Frame 1 (no input): blank canvas, image omitted
Frame 60 (no input): blank canvas, image omitted
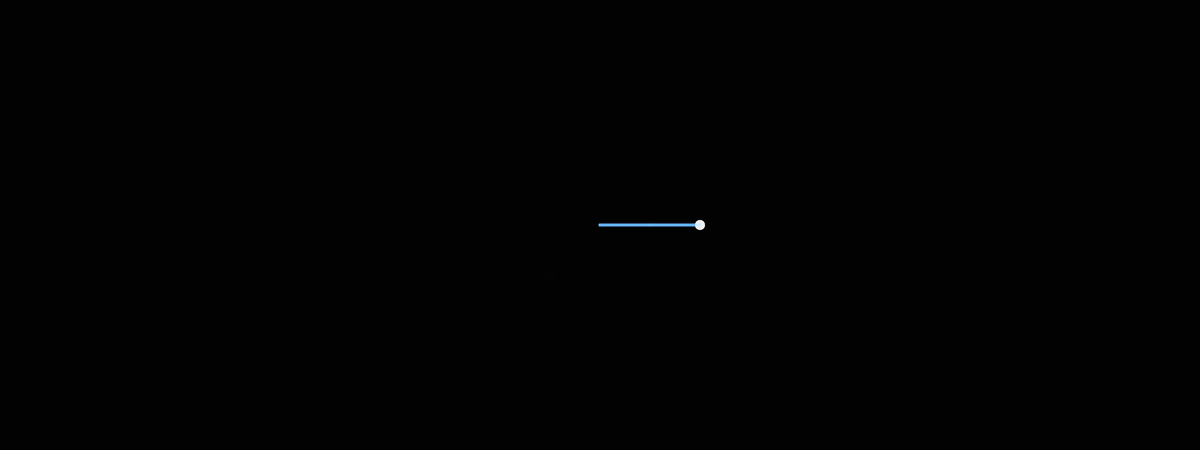
Frame 120 (the mouse pressed at the canvas centre since frame 60)

The p5.js sketch whose frames 1 and 60 were blank and that drew this single picture after the mouse press (run headless with seeded random() and noise() and a simulated clock; from frame 60 on, the mouse is pressed at the canvas centre):

// p5.js sketch
// ── sketch.js

let x, y;
let angle1 = 0.0;
let angle2 = 0.0;
let segLength = 100;

function setup() {
  createCanvas(2400, 900);  
  strokeWeight(30);
  stroke(255, 160);
  x = width * 0.5;
  y = height * 0.5;
}

function draw() {
  background(0, 40);

  // change
  let r = 150 + 105 * sin(frameCount * 0.03);
  let g = 200 + 55 * sin(frameCount * 0.05);
  stroke(r, g, 255, 200);

  let sw = map(mouseY, 0, height, 10, 40);
  strokeWeight(sw);

  angle1 = (mouseX / float(width) - 0.5) * -TWO_PI;
  angle2 = (mouseY / float(height) - 0.5) * PI;

  push();
  translate(width / 2, height / 2);  
  segment(0, 0, angle1);             
  segment(segLength, 0, angle2);
  fill(255, 180);
  noStroke();
  circle(segLength, 0, 20);
  pop();
}


function segment(x, y, a) {
  translate(x, y);
  rotate(a);
  strokeWeight(6);
  line(0, 0, segLength, 0);
}
